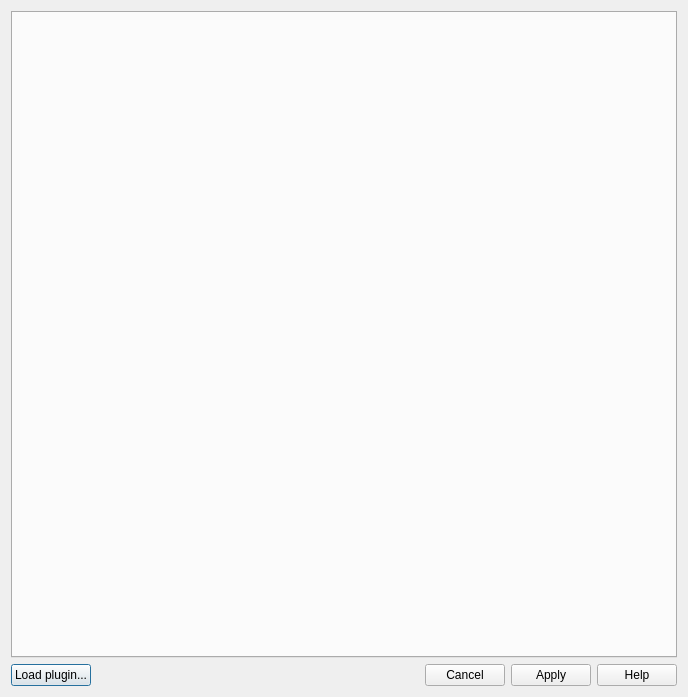
<?xml version="1.0" encoding="UTF-8"?>
<ui version="4.0">
 <class>TabbedModelEditor</class>
 <widget class="QDialog" name="TabbedModelEditor">
  <property name="geometry">
   <rect>
    <x>0</x>
    <y>0</y>
    <width>688</width>
    <height>697</height>
   </rect>
  </property>
  <property name="windowTitle">
   <string>Model Editor</string>
  </property>
  <property name="windowIcon">
   <iconset>
    <normaloff>:/res/ball.ico</normaloff>:/res/ball.ico</iconset>
  </property>
  <layout class="QVBoxLayout" name="verticalLayout">
   <item>
    <widget class="QTabWidget" name="tabWidget">
     <property name="currentIndex">
      <number>-1</number>
     </property>
    </widget>
   </item>
   <item>
    <layout class="QHBoxLayout" name="horizontalLayout">
     <item>
      <widget class="QPushButton" name="cmdLoad">
       <property name="text">
        <string>Load plugin...</string>
       </property>
      </widget>
     </item>
     <item>
      <spacer name="horizontalSpacer">
       <property name="orientation">
        <enum>Qt::Horizontal</enum>
       </property>
       <property name="sizeHint" stdset="0">
        <size>
         <width>40</width>
         <height>20</height>
        </size>
       </property>
      </spacer>
     </item>
     <item>
      <widget class="QDialogButtonBox" name="buttonBox">
       <property name="orientation">
        <enum>Qt::Horizontal</enum>
       </property>
       <property name="standardButtons">
        <set>QDialogButtonBox::Apply|QDialogButtonBox::Cancel|QDialogButtonBox::Help</set>
       </property>
      </widget>
     </item>
    </layout>
   </item>
  </layout>
 </widget>
 <resources/>
 <connections/>
</ui>
